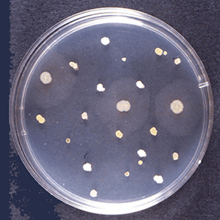
#> input picture py/CVTraining/CVTraining/Media/bact.jpg, 220 x 220 px, found by its file name
$ python CVTraining.py
#> lines starting #> are read from the running program, lines starting #| are printed output that depends on the picture; after the words box and inside, x2 and y2 are one past the last pixel; in counts of white or black regions, pixels touching at a corner belong together; pictures that were not available may be replaced by others from this repository, and a replacement may not be noted
from asyncio import TimerHandle
from email.mime import image
from tkinter.tix import Tree
import cv2 as cv
import numpy as np

def frameScale(frame, scale = 0.75):
	width = int(frame.shape[0] * scale)
	height = int(frame.shape[1] * scale)
	return cv.resize(frame, (height, width), interpolation=cv.INTER_AREA)

img = cv.imread("CVTraining\\CVTraining\\Media\\bact.jpg")
#> img is the input picture: shape (220, 220, 3); mean B, G, R 122.5, 101, 103.1
vid = cv.VideoCapture("CVTraining\\CVTraining\\Media\\bactvid1.mp4")
while True:
	# dot_data = cv.CascadeClassifier("CVTraining\\CVTraining\\Media\\cascade.xml")
	isTrue, img = vid.read()
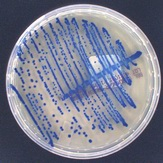
#> input picture py/CVTraining/CVTraining/Media/bactam.jpg, 163 x 163 px, given in place of bactvid1.mp4, which was not available
#> img is the input picture: shape (163, 163, 3); mean B, G, R 146.8, 128.6, 125.6
	if isTrue is not True:
		break
	gray = cv.cvtColor(img, cv.COLOR_BGR2GRAY)
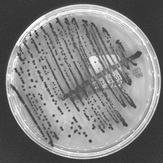
#> gray: shape (163, 163); min 45, max 255, mean 129.8
	gray_scale = frameScale(gray, 0.75)
#> in frameScale, `return cv.resize(frame, (height, width), interpolation=cv.INTER_AREA)`:
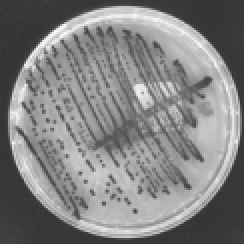
#> returned value: shape (122, 122) (shown 2 times larger); min 49, max 252, mean 129.8
	mask = np.zeros(gray_scale.shape[:2], dtype="uint8")
	mask = cv.circle(mask, (int(mask.shape[1] // 2), int(mask.shape[0] // 2)), int(mask.shape[0] // 2), 255, -1)
	# [5 lines of commented-out code are left out]
	th, thresh = cv.threshold(gray_scale, 0, 50, cv.THRESH_BINARY_INV|cv.THRESH_OTSU)
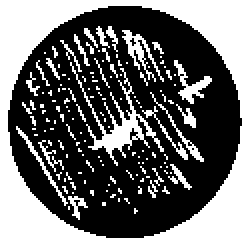
#> thresh: shape (122, 122) (shown 2 times larger); values 0 (black) and 50 (white), 40.5% white; 142 white regions (124 under 20 px)
#> th = 120
	cnts, hier = cv.findContours(thresh, cv.RETR_LIST, cv.CHAIN_APPROX_SIMPLE)
#> cnts = 151 contours, 140 with area under 20; largest, box (x1, y1, x2, y2) and area: (0, 0, 122, 122) 14641, (3, 2, 122, 120) 10788, (35, 31, 82, 83) 270, (87, 30, 106, 52) 94, (61, 15, 82, 41) 90
	thresh = cv.drawContours(thresh, cnts, -1, 255, 1)
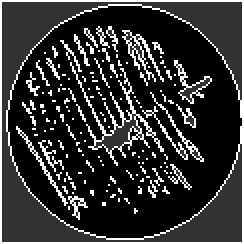
#> thresh: shape (122, 122) (shown 2 times larger); 15.26% of pixels changed, all inside (x1, y1, x2, y2) = (0, 0, 122, 122)
	cv.imshow("s", thresh)
	if cv.waitKey(1) & 0xFF == ord('1'):
#> (key Esc is pressed here)
		break
	# [31 lines of commented-out code are left out]
